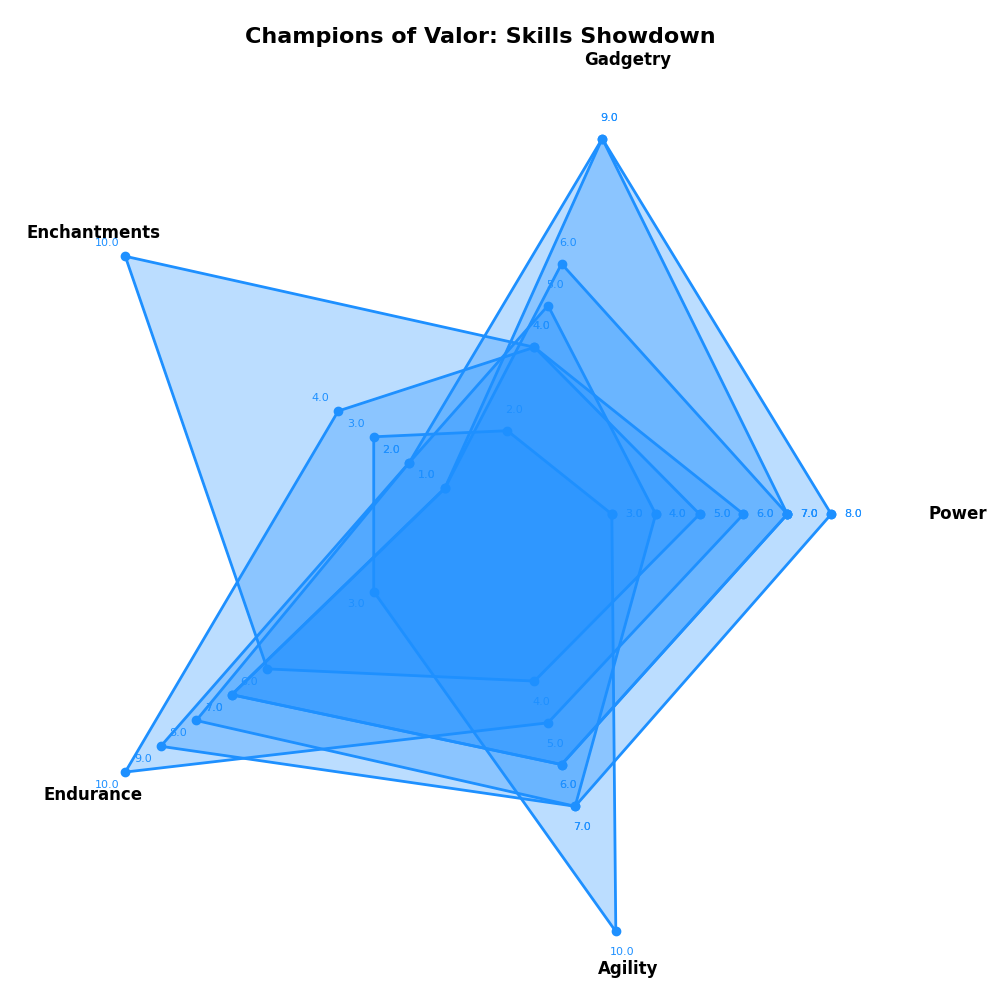

Write the Python code that produced this figure.
import matplotlib.pyplot as plt
import numpy as np

superheroes = [
    "Starlight Warrior", "Night Phantom", "Enigma Sorceress", 
    "Emerald Protector", "Swift Whirlwind", "Azure Storm", "Scarlet Sentinel"
]
categories = ["Power", "Gadgetry", "Enchantments", "Endurance", "Agility"]

capabilities = np.array([
    [8, 9, 2, 8, 7],
    [7, 9, 1, 7, 6],
    [5, 4, 10, 6, 4],
    [6, 4, 4, 10, 5],
    [3, 2, 3, 3, 10],
    [7, 6, 1, 7, 6],
    [4, 5, 2, 9, 7]
])

num_vars = len(categories)
angles = np.linspace(0, 2 * np.pi, num_vars, endpoint=False).tolist()
angles += angles[:1]

fig, ax = plt.subplots(figsize=(10, 10), subplot_kw=dict(polar=True))

# Define a single consistent color for all data groups
single_color = "#1E90FF" 

for idx, data in enumerate(capabilities):
    data = np.concatenate((data, [data[0]]))
    ax.fill(angles, data, color=single_color, alpha=0.3)
    ax.plot(angles, data, linewidth=2, linestyle='solid', marker='o', color=single_color)
    for angle, val in zip(angles, data):
        ax.text(angle, val + 0.5, f'{val:.1f}', horizontalalignment='center', verticalalignment='center', fontsize=8, color=single_color)

ax.set_xticks(angles[:-1])
ax.set_xticklabels(categories, fontsize=12, fontweight='bold')

ax.set_yticks(range(1, 11))
ax.set_yticklabels([])
ax.yaxis.grid(False)
ax.xaxis.grid(False)

ax.set_frame_on(False)
ax.set_title("Champions of Valor: Skills Showdown", fontsize=16, fontweight='bold', va='bottom')

ax.set_facecolor('#f0f0f0')

plt.tight_layout()
plt.show()
